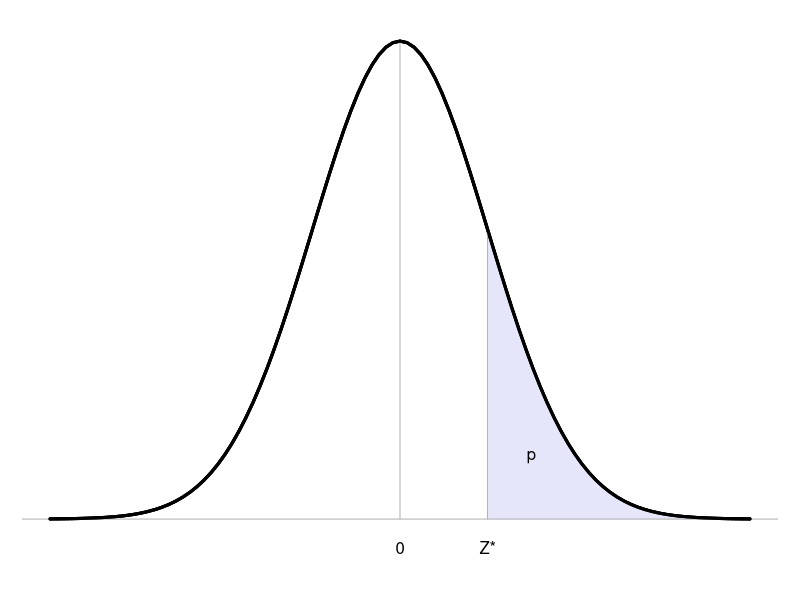

The R script that drew this image:
## ---- chunk 1
op <- par(mar=c(3,1,1,1)+0.1)
xx <- seq(1,4,by=.01)
curve( dnorm(x), from=-4, to=4, xaxt="n", yaxt="n", xlab="", ylab="", bty="n", lwd=3 )
yy <- dnorm(xx,0,1)
polygon( x=c(1,xx), y=c(0,yy), col="lavender", border="lavender" )
curve( dnorm(x), from=-4, to=4, xaxt="n", yaxt="n", xlab="", ylab="", bty="n", lwd=3, add=T )
text( 1.5, dnorm(1.5)*.4, "p", adj=.5, cex=1 )
axis( side=1, at=c(0,1), labels=c("0","Z*"), cex=1, tick=F, line=-1 ) # cex is ignored
abline( h=0, lty=1, col="grey70" )
segments( x0=0, x1=0, y0=0, y1=dnorm(0), col="grey70" )
segments( x0=1, x1=1, y0=0, y1=yy[1], col="grey70" )
curve( dnorm(x), from=-4, to=4, xaxt="n", yaxt="n", xlab="", ylab="", bty="n", lwd=3, add=T )
par(op)
## ---- chunk 2
pvals <- c(.2,.1,.05,.025,.01,.005,.0025,.001)
appendixZ1 <- matrix("",nrow=1,ncol=1+length(pvals)) # matrix of char strings
for (i in 1:1) 
  for (j in 1:length(pvals))
    appendixZ1[i,j+1] <- format( qnorm( p=pvals[j], lower.tail=FALSE),
                               digits=4, nsmall=3 )
appendixZ1 <- rbind(
  c( "p", as.character(pvals) ),
  c( "B", paste(as.character(100-200*pvals),"%",sep="" ) ),
  appendixZ1
)
appendixZ1[3,1] <- "Z*"
# suppress first row, and use as column names
knitr::kable(
  appendixZ1[-1,], booktabs=TRUE, col.names=appendixZ1[1,], align="c" )
## ---- chunk 3
Zvals <- seq(from=0.5, to=3.5, by=0.5)
pvals <- pnorm(Zvals, lower.tail=FALSE )
appendixZ2 <- matrix("",nrow=1,ncol=length(pvals)+1)
# for (i in 1:1) 
#  for (j in 1:length(pvals))
#    appendixZ2[i,j+1] <- format( Zvals,
#                               digits=3, nsmall=1 )
appendixZ2[1,2:ncol(appendixZ2)] <- Zvals
appendixZ2 <- rbind(
  c( "p", format(pvals, digits=1, nsmall=4) ),
  c( "B", paste(as.character(round(100-200*pvals,digits=2)),"%",sep="" ) ),
  appendixZ2
)
appendixZ2[3,1] <- "Z*"
# suppress first row, and use as column names
knitr::kable(
  appendixZ2[-1,], booktabs=TRUE, col.names=appendixZ2[1,], align="c" )
